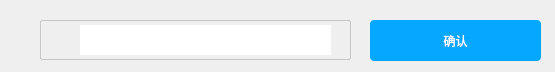
<?xml version="1.0" encoding="UTF-8"?>
<ui version="4.0">
 <class>FilePassword</class>
 <widget class="QDialog" name="FilePassword">
  <property name="geometry">
   <rect>
    <x>0</x>
    <y>0</y>
    <width>555</width>
    <height>72</height>
   </rect>
  </property>
  <property name="minimumSize">
   <size>
    <width>555</width>
    <height>72</height>
   </size>
  </property>
  <property name="maximumSize">
   <size>
    <width>580</width>
    <height>90</height>
   </size>
  </property>
  <property name="windowTitle">
   <string>设定文件密钥</string>
  </property>
  <widget class="QFrame" name="pass_frame">
   <property name="geometry">
    <rect>
     <x>40</x>
     <y>20</y>
     <width>311</width>
     <height>40</height>
    </rect>
   </property>
   <property name="styleSheet">
    <string notr="true">

#pass_frame::!hover{

      border: 1px solid #c7c7c7;
      border-radius: 2px;
	  margin-top: 0ex

}
#pass_frame::hover{
      border: 1px solid #58a6ee;
      border-radius: 2px;
	  margin-top: 0ex
}</string>
   </property>
   <property name="frameShape">
    <enum>QFrame::StyledPanel</enum>
   </property>
   <property name="frameShadow">
    <enum>QFrame::Raised</enum>
   </property>
   <widget class="QLineEdit" name="passwordEdit">
    <property name="geometry">
     <rect>
      <x>40</x>
      <y>5</y>
      <width>251</width>
      <height>30</height>
     </rect>
    </property>
    <property name="styleSheet">
     <string notr="true">font: 12pt</string>
    </property>
    <property name="text">
     <string/>
    </property>
    <property name="frame">
     <bool>false</bool>
    </property>
    <property name="echoMode">
     <enum>QLineEdit::Password</enum>
    </property>
    <property name="clearButtonEnabled">
     <bool>false</bool>
    </property>
   </widget>
   <widget class="QLabel" name="passlog">
    <property name="geometry">
     <rect>
      <x>10</x>
      <y>12</y>
      <width>18</width>
      <height>18</height>
     </rect>
    </property>
    <property name="styleSheet">
     <string notr="true">background-image: url(:/XMSDiskClientGui/Resources/passwd.png);</string>
    </property>
    <property name="text">
     <string/>
    </property>
   </widget>
  </widget>
  <widget class="QPushButton" name="pushButton">
   <property name="geometry">
    <rect>
     <x>370</x>
     <y>20</y>
     <width>171</width>
     <height>41</height>
    </rect>
   </property>
   <property name="styleSheet">
    <string notr="true">QPushButton
{
background-repeat: no-repeat;
background-position:left;
border-radius:4px;   
color:rgb(255, 255, 255);
font: 12pt &quot;黑体&quot;;
}
QPushButton::!hover{
background-color: rgb(6, 168, 255);

}

QPushButton::hover{
background-color: #059bec;
}</string>
   </property>
   <property name="text">
    <string>确认</string>
   </property>
   <property name="default">
    <bool>true</bool>
   </property>
   <property name="flat">
    <bool>false</bool>
   </property>
  </widget>
 </widget>
 <layoutdefault spacing="6" margin="11"/>
 <resources>
  <include location="disk_client_gui.qrc"/>
 </resources>
 <connections>
  <connection>
   <sender>pushButton</sender>
   <signal>clicked()</signal>
   <receiver>FilePassword</receiver>
   <slot>accept()</slot>
   <hints>
    <hint type="sourcelabel">
     <x>495</x>
     <y>33</y>
    </hint>
    <hint type="destinationlabel">
     <x>752</x>
     <y>65</y>
    </hint>
   </hints>
  </connection>
 </connections>
</ui>
